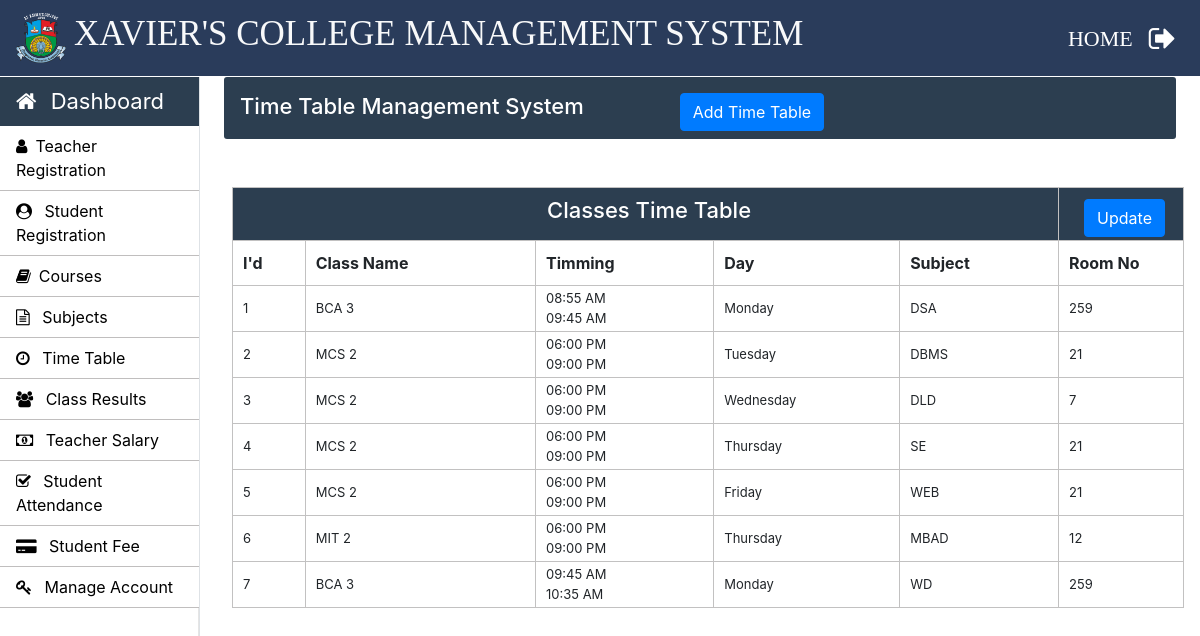
The page /Admin/time-table.php (signed in) on the database its author committed.
### tables this page shows
CREATE TABLE `time_table` (
  `id` int(11) NOT NULL,
  `course_code` varchar(10) NOT NULL,
  `semester` int(11) NOT NULL,
  `timing_from` varchar(10) NOT NULL,
  `timing_to` varchar(10) NOT NULL,
  `day` varchar(20) NOT NULL,
  `subject_code` varchar(20) NOT NULL,
  `room_no` int(11) NOT NULL
);

CREATE TABLE `weekdays` (
  `day_id` int(11) NOT NULL,
  `day_name` varchar(15) NOT NULL
);

### Admin/time-table.php (the view, shortened to what this page needs)
<?php
		require_once "../connection/connection.php";
	?>
<!doctype html>
<html lang="en">
	<head>
	</head>
	<body>
		<?php include('../common/common-header.php') ?>
		<?php include('../common/admin-sidebar.php') ?>
		<main role="main" class="col-xl-10 col-lg-9 col-md-8 ml-sm-auto px-md-4 mb-2 w-100">
			<div class="sub-main">
				<div class="text-center d-flex flex-wrap flex-md-nowrap pt-3 pb-2 mb-3 text-white admin-dashboard pl-3">
					<div class="d-flex">
						<h4 class="mr-5">Time Table Management System </h4>
						<button type="button" class="btn btn-primary ml-5" data-toggle="modal" data-target=".bd-example-modal-lg">Add Time Table</button>
					</div>
				</div>
				<div class="row">
					<div class="col-md-12 ml-2">
						<section class=" mt-3">
							<div class="row">
								<div class="col-md-8"></div>
								<div class="col-md-3 ml-5 ">
									<div class="col-md-12 pt-3 ml-5">
									</div>
								</div>
							</div>
							<div class="row">
								<div class="col-md-12">
									<table class="w-100 table-elements table-three-tr" cellpadding="3">
										<tr class="table-tr-head table-three text-white">
											<td colspan="5" class="text-center text-white"><h4>Classes Time Table</h4></td>
											<td width="10" >
											<div class="row">
												<div class="col-md-12">
													<div class="col-md-1 mt-2"><button type="button" class="btn btn-primary" data-toggle="modal" data-target=".bd-example-modal-lg1">Update</button>
													</div>
												</div>
											</td>
										</tr>
										<tr class="table-tr-head">
											<th>I'd</th>
											<th>Class Name</th>
											<th>Timming</th>
											<th>Day</th>
											<th>Subject</th>
											<th>Room No</th>
										</tr>
										<?php
											$query="select id,course_code,TIME_FORMAT(timing_from,'%h:%i %p') as timing_from,TIME_FORMAT(timing_to,'%h:%i %p') as timing_to,semester,day_name,day_id,day,subject_code,room_no from time_table tt inner join weekdays wd on tt.day=wd.day_id";
											$run=mysqli_query($con,$query);
											while($row=mysqli_fetch_array($run)) {
												echo "<tr>";
												echo "<td>".$row["id"]."</td>";
												echo "<td>".$row["course_code"]." ".$row["semester"]."</td>";
												echo "<td>" .$row["timing_from"]."<br>".$row["timing_to"]."</td>";
												echo "<td>".$row["day_name"]."</td>";
												echo "<td>".$row["subject_code"]."</td>";
												echo "<td>".$row["room_no"]."</td>";
												echo "</tr>";
											}
										?>
									</table>
								</div>
							</div>
						</section>
					</div>
				</div>
			</div>
		</main>
	</body>
</html>

### Css/style.css (style rules this page uses)
h4 { font-size: 22px; }
.admin-dashboard { margin-top: 1px !important; background: #2c3e50 !important; border-radius: 3px; }
.table-elements tr, td, th { font-size: 13px; border: 1px solid rgb(194, 193, 193); padding-left: 10px !important; }
.table-three { background: #2c3e50 !important; }
.table-tr-head { height: 45px !important; padding: 10px !important; margin-top: 5px !important; }
.table-font-for-transcript td, th { font-size: 16px !important; }

### rows shown on the page
time_table: id "1", course_code "BCA", semester "3", timing_from "08:55 AM", timing_to "09:45 AM", weekdays.day_name "Monday", subject_code "DSA", room_no "259"
time_table: id "2", course_code "MCS", semester "2", timing_from "06:00 PM", timing_to "09:00 PM", weekdays.day_name "Tuesday", subject_code "DBMS", room_no "21"
time_table: id "3", course_code "MCS", semester "2", timing_from "06:00 PM", timing_to "09:00 PM", weekdays.day_name "Wednesday", subject_code "DLD", room_no "7"
time_table: id "4", course_code "MCS", semester "2", timing_from "06:00 PM", timing_to "09:00 PM", weekdays.day_name "Thursday", subject_code "SE", room_no "21"
time_table: id "5", course_code "MCS", semester "2", timing_from "06:00 PM", timing_to "09:00 PM", weekdays.day_name "Friday", subject_code "WEB", room_no "21"
time_table: id "6", course_code "MIT", semester "2", timing_from "06:00 PM", timing_to "09:00 PM", weekdays.day_name "Thursday", subject_code "MBAD", room_no "12"
time_table: id "7", course_code "BCA", semester "3", timing_from "09:45 AM", timing_to "10:35 AM", weekdays.day_name "Monday", subject_code "WD", room_no "259"
